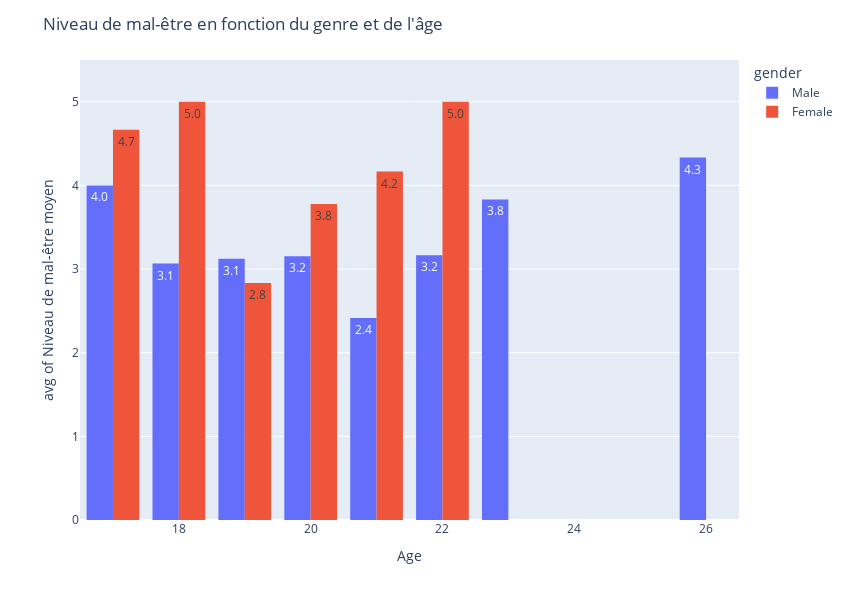

This figure's notebook cell:
### Code cell
fig = px.histogram(df, x="age", y="mental_ill",
             color='gender', barmode='group',
             histfunc = 'avg', text_auto='.2s',
             labels= {"mental_ill":"Niveau de mal-être moyen", "age":"Age"})
fig.update_layout(
    title = "Niveau de mal-être en fonction du genre et de l'âge",
    yaxis_range=[0, 5.5],
    width=850,
    height=600)
fig.show()

### Figure 1 — Plotly figure (JSON) as saved in the notebook; plotly's stock layout.template omitted (floating-point values rounded to 4 significant figures)
{"data": [{"alignmentgroup": "True", "bingroup": "x", "histfunc": "avg", "hovertemplate": "gender=Male<br>Age=%{x}<br>avg of Niveau de mal-être moyen=%{y}<extra></extra>", "legendgroup": "Male", "marker": {"color": "#636efa", "pattern": {"shape": ""}}, "name": "Male", "offsetgroup": "Male", "orientation": "v", "showlegend": true, "texttemplate": "%{value:.2s}", "type": "histogram", "x": [20, 20, 20, 20, 26, 22, 20, 23, 20, 20, 21, 19, 19, 19, 20, 20, 19, 23, 20, 18, 20, 18, 19, 18, 18, 18, 18, 18, 19, 18, 21, 20, 19, 20, 21, 17, 18, 18, 22, 21, 20, 20, 20, 21, 21, 20, 20, 20, 20, 20, 20, 20, 19, 22, 20, 21, 26, 22, 22, 22, 22, 21, 22], "xaxis": "x", "y": [1.333, 3, 2.667, 5, 4.333, 2.333, 3.333, 5, 2.333, 2, 4, 4.667, 2.333, 4.667, 3.667, 5, 2.667, 2.667, 5, 3.667, 3.667, 1.667, 3, 3.667, 3.667, 4.667, 3, 1.333, 2, 2.333, 5, 3.667, 4, 1.333, 2, 4, 3, 3.667, 3.333, 1, 4, 3, 1, 2.667, 2, 1.333, 4, 5, 4, 2.667, 2.333, 3, 1.667, 4, 3.333, 1.333, 4.333, 2, 5, 3, 2, 1.333, 3.667], "yaxis": "y"}, {"alignmentgroup": "True", "bingroup": "x", "histfunc": "avg", "hovertemplate": "gender=Female<br>Age=%{x}<br>avg of Niveau de mal-être moyen=%{y}<extra></extra>", "legendgroup": "Female", "marker": {"color": "#EF553B", "pattern": {"shape": ""}}, "name": "Female", "offsetgroup": "Female", "orientation": "v", "showlegend": true, "texttemplate": "%{value:.2s}", "type": "histogram", "x": [20, 20, 20, 19, 20, 19, 20, 19, 19, 19, 17, 17, 19, 18, 19, 19, 19, 20, 19, 19, 21, 21, 22, 19], "xaxis": "x", "y": [4.667, 5, 4, 1, 2.667, 3.667, 1.667, 4.333, 3.333, 3, 5, 4.333, 1.333, 5, 3.333, 1, 3.667, 4.667, 4.333, 3.333, 5, 3.333, 5, 1.667], "yaxis": "y"}], "layout": {"barmode": "group", "height": 600, "legend": {"title": {"text": "gender"}, "tracegroupgap": 0}, "margin": {"t": 60}, "title": {"text": "Niveau de mal-être en fonction du genre et de l'âge"}, "width": 850, "xaxis": {"anchor": "y", "domain": [0, 1], "title": {"text": "Age"}}, "yaxis": {"anchor": "x", "domain": [0, 1], "range": [0, 5.5], "title": {"text": "avg of Niveau de mal-être moyen"}}}}
